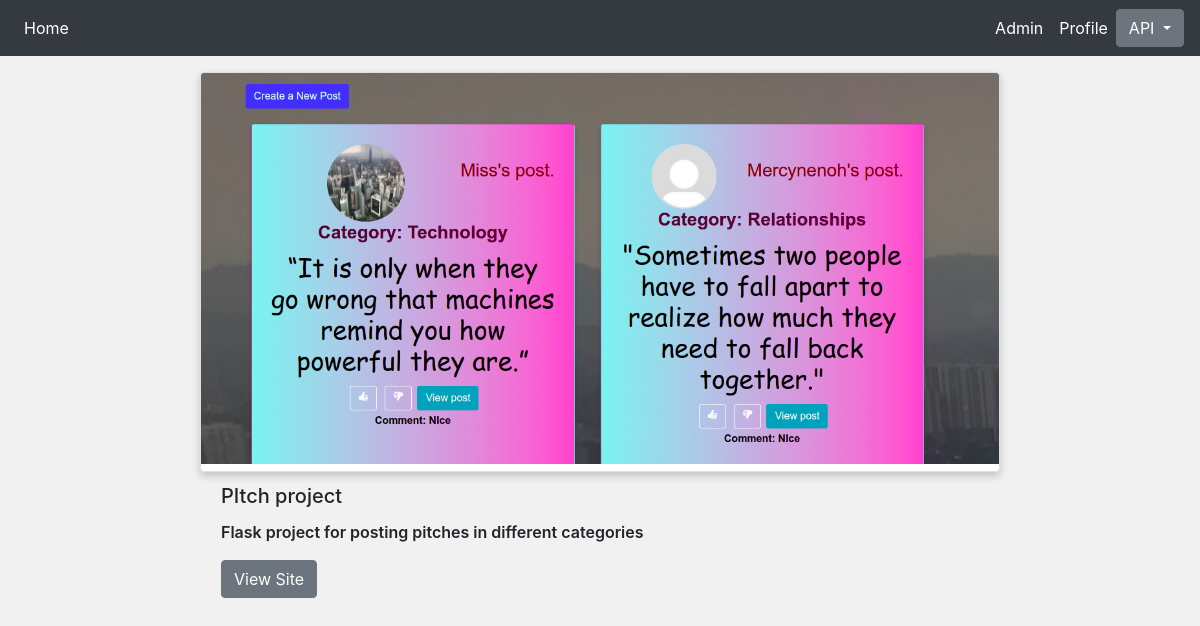
The app's page /image/2, older data.
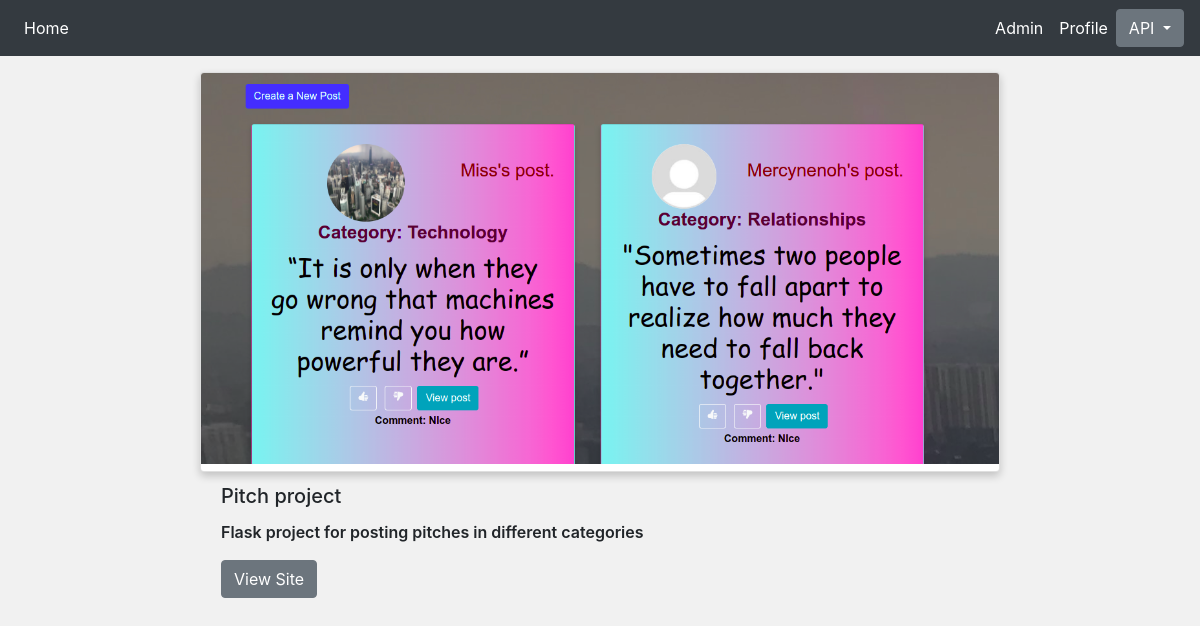
The same page, newer data.
### ratings/models.py (models this page shows, shortened)
class Project(models.Model):
    image = models.ImageField(upload_to = 'articles/',default='IMAGE')
    title =  models.CharField(max_length =30)
    description = models.TextField()
    link = models.CharField(max_length =100)
    author = models.ForeignKey(User, on_delete=models.CASCADE)

### ratings/views.py (the view)
# urls.py: path('image/<str:pk>', views.viewProject, name='image'),
def viewProject(request, pk):
    project = Project.objects.get(id=pk)
    return render(request, 'project/project.html', {'project':project})

### ratings/templates/project/project.html (shortened to what this page needs)
{%extends 'project/base.html'%}
{% block content %}
<div class="container-fluid">
    <div class="card mt-3">
        <img src="{{project.image.url}}" class="card-img-top" alt="Fissure in Sandstone"/>
        <div class="card-body">
          <h5 class="card-title">{{project.title}}</h5>
          <p class="card-text">{{project.description}}</p>
          <a href="{{project.link}}" class="btn btn-secondary" target="_blank" >View Site</a>
        </div>
      </div>
    </div>
{% endblock %}

Row changes from the older to the newer data that the page shows:
changed Project "Flask project for posting pitches in different categories": title "PItch project" → "Pitch project"
